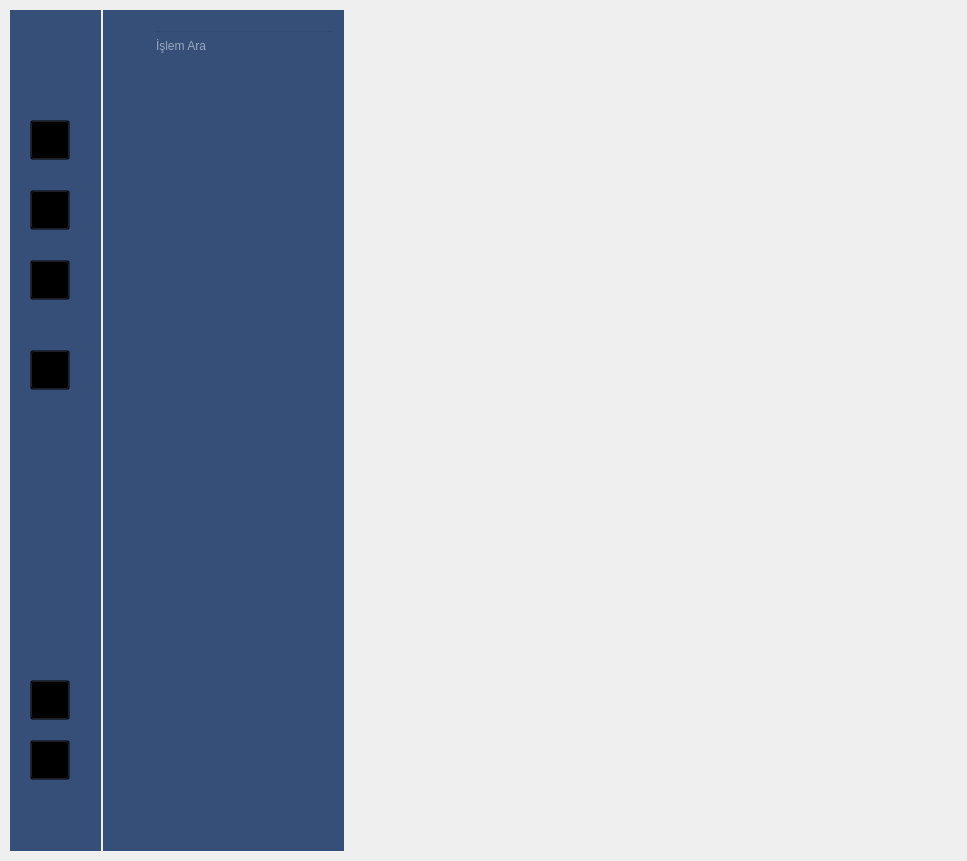
<?xml version="1.0" encoding="UTF-8"?>
<ui version="4.0">
 <class>MainWindow</class>
 <widget class="QMainWindow" name="MainWindow">
  <property name="geometry">
   <rect>
    <x>0</x>
    <y>0</y>
    <width>967</width>
    <height>861</height>
   </rect>
  </property>
  <property name="windowTitle">
   <string>MainWindow</string>
  </property>
  <widget class="QWidget" name="centralwidget">
   <widget class="QWidget" name="icon_only_widget" native="true">
    <property name="geometry">
     <rect>
      <x>10</x>
      <y>10</y>
      <width>91</width>
      <height>841</height>
     </rect>
    </property>
    <property name="styleSheet">
     <string notr="true">QWidget{
	background-color: rgba(1, 34, 87, 200);
}</string>
    </property>
    <widget class="QLabel" name="label">
     <property name="geometry">
      <rect>
       <x>10</x>
       <y>20</y>
       <width>40</width>
       <height>40</height>
      </rect>
     </property>
     <property name="maximumSize">
      <size>
       <width>40</width>
       <height>40</height>
      </size>
     </property>
     <property name="styleSheet">
      <string notr="true">QLabel{
	background-color: rgba(0,0,0,0);
}</string>
     </property>
     <property name="text">
      <string/>
     </property>
     <property name="pixmap">
      <pixmap resource="../icons/resources.qrc">:/login/menu-burger.png</pixmap>
     </property>
     <property name="scaledContents">
      <bool>true</bool>
     </property>
    </widget>
    <widget class="QPushButton" name="pushButtonBox">
     <property name="geometry">
      <rect>
       <x>20</x>
       <y>110</y>
       <width>40</width>
       <height>40</height>
      </rect>
     </property>
     <property name="minimumSize">
      <size>
       <width>40</width>
       <height>40</height>
      </size>
     </property>
     <property name="maximumSize">
      <size>
       <width>40</width>
       <height>40</height>
      </size>
     </property>
     <property name="sizeIncrement">
      <size>
       <width>30</width>
       <height>30</height>
      </size>
     </property>
     <property name="styleSheet">
      <string notr="true">QPushButton{
	background-color: rgba(0, 0, 0, 0);
}</string>
     </property>
     <property name="text">
      <string/>
     </property>
     <property name="icon">
      <iconset resource="../icons/resources.qrc">
       <normaloff>:/login/box_colored.png</normaloff>
       <activeon>:/login/box-black.png</activeon>:/login/box_colored.png</iconset>
     </property>
     <property name="iconSize">
      <size>
       <width>40</width>
       <height>40</height>
      </size>
     </property>
     <property name="checkable">
      <bool>true</bool>
     </property>
     <property name="autoDefault">
      <bool>false</bool>
     </property>
    </widget>
    <widget class="QPushButton" name="pushButtonTruck">
     <property name="geometry">
      <rect>
       <x>20</x>
       <y>180</y>
       <width>40</width>
       <height>40</height>
      </rect>
     </property>
     <property name="minimumSize">
      <size>
       <width>40</width>
       <height>40</height>
      </size>
     </property>
     <property name="maximumSize">
      <size>
       <width>40</width>
       <height>40</height>
      </size>
     </property>
     <property name="styleSheet">
      <string notr="true">QPushButton{
	background-color: rgba(0,0,0,0)
}</string>
     </property>
     <property name="text">
      <string/>
     </property>
     <property name="icon">
      <iconset resource="../icons/resources.qrc">
       <normaloff>:/login/delivery.png</normaloff>
       <activeon>:/login/delivery-black.png</activeon>:/login/delivery.png</iconset>
     </property>
     <property name="iconSize">
      <size>
       <width>40</width>
       <height>40</height>
      </size>
     </property>
     <property name="checkable">
      <bool>true</bool>
     </property>
    </widget>
    <widget class="QPushButton" name="pushButtonSettings">
     <property name="geometry">
      <rect>
       <x>20</x>
       <y>730</y>
       <width>40</width>
       <height>40</height>
      </rect>
     </property>
     <property name="minimumSize">
      <size>
       <width>40</width>
       <height>40</height>
      </size>
     </property>
     <property name="maximumSize">
      <size>
       <width>40</width>
       <height>40</height>
      </size>
     </property>
     <property name="styleSheet">
      <string notr="true">QPushButton{
	background-color: rgba(0,0,0,0)
}</string>
     </property>
     <property name="text">
      <string/>
     </property>
     <property name="icon">
      <iconset resource="../icons/resources.qrc">
       <normaloff>:/login/gear.png</normaloff>:/login/gear.png</iconset>
     </property>
     <property name="iconSize">
      <size>
       <width>40</width>
       <height>40</height>
      </size>
     </property>
    </widget>
    <widget class="QPushButton" name="pushButtonSettings_2">
     <property name="geometry">
      <rect>
       <x>20</x>
       <y>670</y>
       <width>40</width>
       <height>40</height>
      </rect>
     </property>
     <property name="minimumSize">
      <size>
       <width>40</width>
       <height>40</height>
      </size>
     </property>
     <property name="maximumSize">
      <size>
       <width>40</width>
       <height>40</height>
      </size>
     </property>
     <property name="styleSheet">
      <string notr="true">QPushButton{
	background-color: rgba(0,0,0,0)
}</string>
     </property>
     <property name="text">
      <string/>
     </property>
     <property name="icon">
      <iconset resource="../icons/resources.qrc">
       <normaloff>:/login/user.png</normaloff>:/login/user.png</iconset>
     </property>
     <property name="iconSize">
      <size>
       <width>40</width>
       <height>40</height>
      </size>
     </property>
    </widget>
    <widget class="QPushButton" name="pushButtonBox_2">
     <property name="geometry">
      <rect>
       <x>20</x>
       <y>250</y>
       <width>40</width>
       <height>40</height>
      </rect>
     </property>
     <property name="minimumSize">
      <size>
       <width>40</width>
       <height>40</height>
      </size>
     </property>
     <property name="maximumSize">
      <size>
       <width>40</width>
       <height>40</height>
      </size>
     </property>
     <property name="sizeIncrement">
      <size>
       <width>30</width>
       <height>30</height>
      </size>
     </property>
     <property name="styleSheet">
      <string notr="true">QPushButton{
	background-color: rgba(0, 0, 0, 0);
}</string>
     </property>
     <property name="text">
      <string/>
     </property>
     <property name="icon">
      <iconset resource="../icons/resources.qrc">
       <normaloff>:/login/shake-hands.png</normaloff>
       <activeon>:/login/handskahe-black.png</activeon>:/login/shake-hands.png</iconset>
     </property>
     <property name="iconSize">
      <size>
       <width>40</width>
       <height>40</height>
      </size>
     </property>
     <property name="checkable">
      <bool>true</bool>
     </property>
     <property name="autoDefault">
      <bool>false</bool>
     </property>
    </widget>
    <widget class="QPushButton" name="pushButtonBox_3">
     <property name="geometry">
      <rect>
       <x>20</x>
       <y>340</y>
       <width>40</width>
       <height>40</height>
      </rect>
     </property>
     <property name="minimumSize">
      <size>
       <width>40</width>
       <height>40</height>
      </size>
     </property>
     <property name="maximumSize">
      <size>
       <width>40</width>
       <height>40</height>
      </size>
     </property>
     <property name="sizeIncrement">
      <size>
       <width>30</width>
       <height>30</height>
      </size>
     </property>
     <property name="styleSheet">
      <string notr="true">QPushButton{
	background-color: rgba(0, 0, 0, 0);
}</string>
     </property>
     <property name="text">
      <string/>
     </property>
     <property name="icon">
      <iconset resource="../icons/resources.qrc">
       <normaloff>:/login/report.png</normaloff>
       <activeon>:/login/report-black.png</activeon>:/login/report.png</iconset>
     </property>
     <property name="iconSize">
      <size>
       <width>40</width>
       <height>40</height>
      </size>
     </property>
     <property name="checkable">
      <bool>true</bool>
     </property>
     <property name="autoDefault">
      <bool>false</bool>
     </property>
    </widget>
   </widget>
   <widget class="QWidget" name="icon_text_widget" native="true">
    <property name="geometry">
     <rect>
      <x>103</x>
      <y>10</y>
      <width>241</width>
      <height>841</height>
     </rect>
    </property>
    <property name="styleSheet">
     <string notr="true">QWidget#icon_text_widget{
	background-color: rgba(1, 34, 87, 200);
}</string>
    </property>
    <widget class="QLineEdit" name="lineEdit">
     <property name="geometry">
      <rect>
       <x>50</x>
       <y>20</y>
       <width>181</width>
       <height>31</height>
      </rect>
     </property>
     <property name="styleSheet">
      <string notr="true">QLineEdit{
	background-color: rgba(0,0,0,0);
	color: rgba(255,255,255,255)
}</string>
     </property>
     <property name="placeholderText">
      <string>İşlem Ara</string>
     </property>
    </widget>
   </widget>
   <widget class="QWidget" name="header_widget" native="true">
    <property name="geometry">
     <rect>
      <x>349</x>
      <y>10</y>
      <width>651</width>
      <height>61</height>
     </rect>
    </property>
   </widget>
  </widget>
 </widget>
 <resources>
  <include location="../icons/resources.qrc"/>
 </resources>
 <connections/>
</ui>
